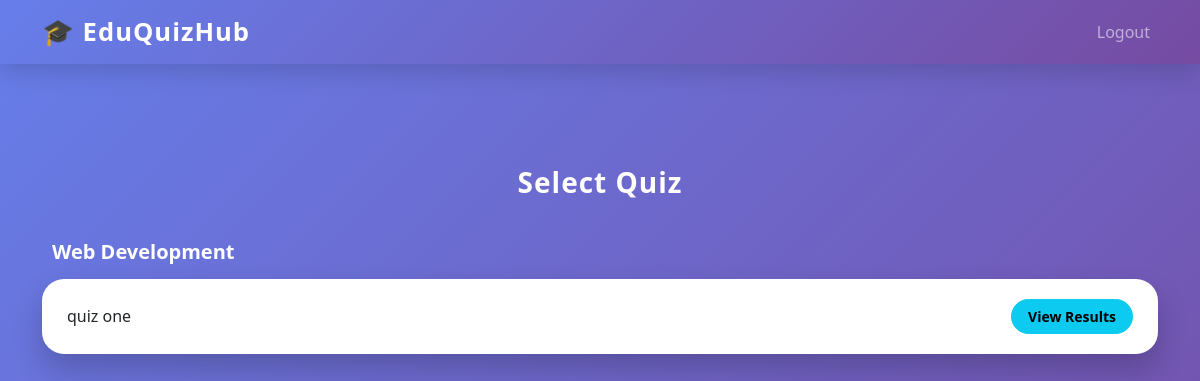
The app's page /admin/select-quiz-for-results (signed in), older data.
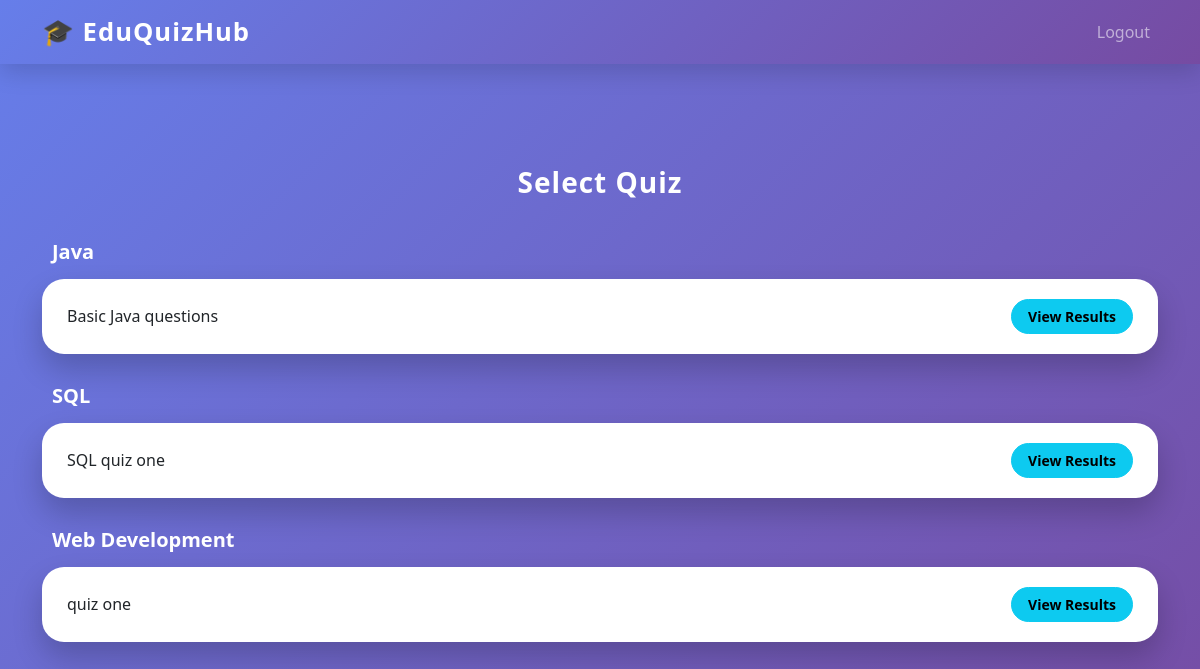
The same page, newer data.
### tables this page shows
CREATE TABLE quizzes (
    id INTEGER PRIMARY KEY AUTOINCREMENT,
    module_id INTEGER NOT NULL,
    title TEXT NOT NULL,
    time_limit INTEGER,
    is_active INTEGER DEFAULT 0,
    FOREIGN KEY (module_id) REFERENCES modules(id)
);

CREATE TABLE modules (
    id INTEGER PRIMARY KEY AUTOINCREMENT,
    name TEXT NOT NULL
);

### app.py (the view)
@app.route("/admin/select-quiz-for-results")
def select_quiz_for_results():
    if session.get("role") != "admin":
        flash("Unauthorized access", "danger")
        return redirect(url_for("login"))
    conn = get_db_connection()
    quizzes = conn.execute("""
        SELECT quizzes.*, modules.name AS module_name
        FROM quizzes
        JOIN modules ON quizzes.module_id = modules.id
        ORDER BY modules.name, quizzes.title
    """).fetchall()
    conn.close()
    return render_template(
        "select_quiz.html",
        quizzes=quizzes,
        action="view_results"
    )

### app.py (called while the page is built)
def get_db_connection():
    conn = sqlite3.connect("database.db")
    conn.row_factory = sqlite3.Row
    return conn

### templates/select_quiz.html (shortened to what this page needs)
{% extends "base.html" %}
{% block content %}
<h3>Select Quiz</h3>
{% set current_module = None %}
{% for quiz in quizzes %}
    {% if current_module != quiz.module_name %}
        {% if not loop.first %}
            </div>
        {% endif %}
        <h5>{{ quiz.module_name }}</h5>
        <div class="module-group">
        {% set current_module = quiz.module_name %}
    {% endif %}
    <div class="quiz-card">
        <span>{{ quiz.title }}</span>
        {% if action == "add_questions" %}
            <a href="{{ url_for('add_questions', quiz_id=quiz.id) }}" class="btn btn-primary btn-sm">
                Add Questions
            </a>
        {% elif action == "publish_quiz" %}
            <a href="{{ url_for('publish_quiz', quiz_id=quiz.id) }}" class="btn btn-success btn-sm">
                Publish Quiz
            </a>
        {% elif action == "view_results" %}
            <a href="{{ url_for('view_results', quiz_id=quiz.id) }}" class="btn btn-info btn-sm">
                View Results
            </a>
        {% endif %}
    </div>
    {% if loop.last %}
        </div>
    {% endif %}
{% endfor %}
{% endblock %}

### templates/base.html (shortened to what this page needs)
<!DOCTYPE html>
<html lang="en">
<head>
    <link href="https://cdn.jsdelivr.net/npm/bootstrap@5.3.3/dist/css/bootstrap.min.css" rel="stylesheet">
    <link rel="stylesheet" href="{{ url_for('static', filename='css/style.css') }}">
</head>
<body>
<nav class="navbar navbar-expand-lg navbar-dark fixed-top">
    <div class="container">
        <a class="navbar-brand" href="{{ url_for('home') }}">🎓 EduQuizHub</a>
        <div class="collapse navbar-collapse" id="navbarNav">
            <ul class="navbar-nav ms-auto align-items-center">
                {% if session.get('user_id') %}
                    <li class="nav-item">
                        <a class="nav-link" href="{{ url_for('logout') }}">Logout</a>
                    </li>
                {% endif %}
            </ul>
        </div>
    </div>
</nav>
<div class="container mt-5 pt-2">
</div>
<div class="container page-container">
    {% block content %}{% endblock %}
</div>
</body>
</html>

### static/css/style.css (style rules this page uses)
body { background-color: #f8f9fa; }
h1, h2, h3 { color: #0d6efd; }

### templates/base.html (style rules this page uses)
body { background: #f4f6fb; font-family: "Segoe UI", sans-serif; }
.navbar { background: linear-gradient(135deg, #667eea, #764ba2); box-shadow: 0 8px 25px rgba(0,0,0,0.15); }
.navbar-brand { font-size: 1.6rem; font-weight: 800; letter-spacing: 1px; animation: glow 2s infinite alternate; }
.nav-link { font-weight: 500; margin-left: 10px; position: relative; cursor: pointer; transition: all 0.3s ease; }
.nav-link::after { content: ""; position: absolute; width: 0; height: 2px; background: #fff; left: 0; bottom: 0; transition: width 0.3s ease; }
.page-container { margin-top: 80px; animation: fadeIn 0.8s ease; }

### templates/select_quiz.html (style rules this page uses)
body { background: linear-gradient(135deg, #667eea, #764ba2); min-height: 100vh; padding: 30px 0; }
h3 { color: #fff; font-weight: 800; text-align: center; margin-bottom: 40px; letter-spacing: 1px; animation: fadeDown 0.8s ease-in-out; }
h5 { color: #fff; font-weight: 700; margin-bottom: 15px; margin-left: 10px; }
.quiz-card { background: #ffffff; border-radius: 22px; padding: 20px 25px; margin-bottom: 20px; display: flex; justify-content: space-between; align-items: center; transition: all 0.35s ease; box-shadow: 0 15px 30px rgba(0,0,0,0.2); }
.btn-sm { border-radius: 20px; font-weight: 600; padding: 6px 16px; transition: all 0.3s ease; }
.module-group { margin-bottom: 30px; }

Row changes from the older to the newer data that the page shows:
added quizzes: module_name "Java", title "Basic Java questions"
added quizzes: module_name "SQL", title "SQL quiz one"
